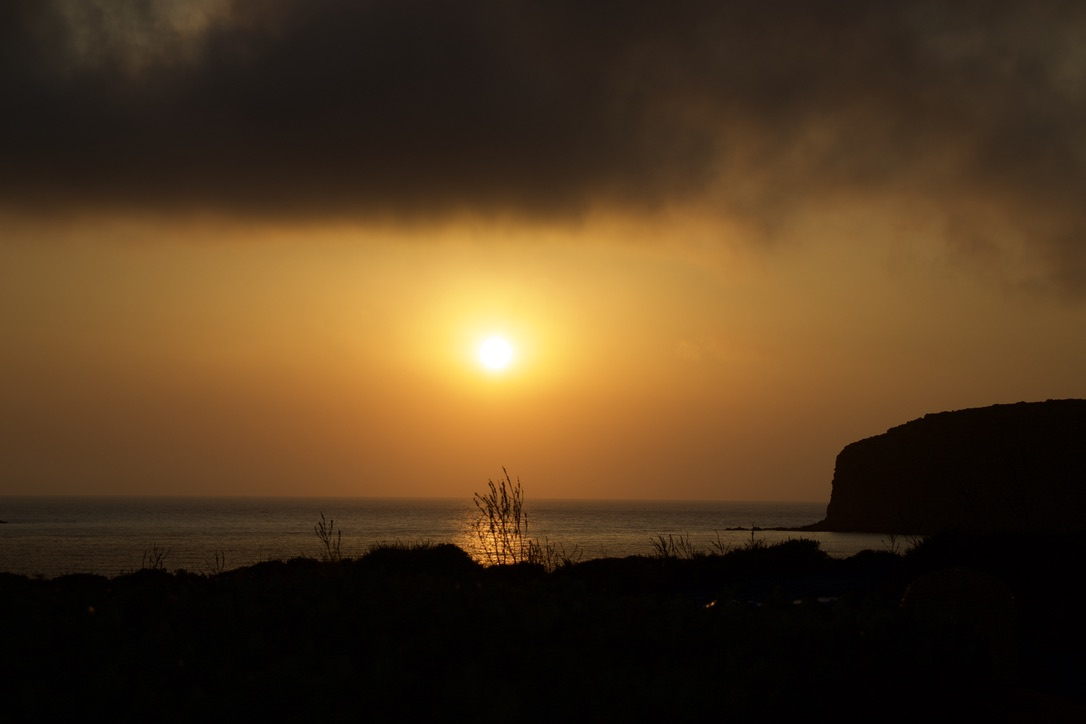
#> input picture Master 2/Computer_Vision/my_image.jpg, 1086 x 724 px
$ jupyter execute --allow-errors what_is_a_pixel.ipynb
#> lines starting #> are read from the running program, lines starting #| are printed output that depends on the picture; after the words box and inside, x2 and y2 are one past the last pixel; in counts of white or black regions, pixels touching at a corner belong together
# What is a pixel?
Exploring images as arrays of numbers with OpenCV.

**Setup** (once, in the VS Code terminal, with the same interpreter as the notebook):<br>
`python -m pip install opencv-python matplotlib`

[cell 1]
import cv2
import matplotlib.pyplot as plt

## 1. Load an image and inspect it

[cell 2]
img = cv2.imread('my_image.jpg')            # an image = an array of numbers
#> img is the input picture: shape (724, 1086, 3); mean B, G, R 30.5, 57.1, 79.9
print(type(img))                            # numpy.ndarray
#| <class 'numpy.ndarray'>
print(img.shape, img.dtype, img.min(), img.max())
#| (724, 1086, 3) uint8 0 255
print(img[100, 200])                        # one pixel = 3 values [B, G, R]
#| [24 28 33]

### • What does cv2.imread return? What is its shape, dtype, min/max values?

`cv2.imread` returns a **NumPy array** (`numpy.ndarray`), or `None` if the file cannot be read (no error is raised).

Output: `(724, 1086, 3) uint8 0 255`

**`(724, 1086, 3)`**: the image is loaded as a 3D array: 724 rows × 1086 columns, and each pixel has 3 channels (B, G, R), so it is stored as a colour image.<br>
Note: `cv2.imread` loads every image with 3 channels by default, even a grayscale one.

**`uint8`**: each value is an 8-bit integer.

**`0 255`** (min, max): the image uses the full possible range, from pure black to maximum intensity.

### • What does uint8 mean?

`uint8` stands for *unsigned integer on 8 bits*:

- **integer**: whole numbers only (24, 28, 33…, never 24.5)
- **unsigned**: no negative numbers
- **8 bits**: each value is stored in 8 binary digits (0 or 1), i.e. 1 byte. 8 bits give 2⁸ = 256 combinations, hence values from 0 to 255.

`00000000` = 0 (black)<br>
`00011000` = 24 (our pixel, blue channel)<br>
`11111111` = 255 (maximum intensity)

**Practical consequences:**

- **Memory**: the image takes 724 × 1086 × 3 ≈ 2.4 million bytes, i.e. about 2.4 MB in memory.
- **Overflow**: 255 + 1 does not give 256 but 0, because the counter wraps around. This is why `cv2.add()`, which caps values at 255, is used to brighten an image.

[cell 3]
import numpy as np
print(np.uint8(255) + np.uint8(1))                          # 0   -> overflow
print(cv2.add(np.array([[255]], np.uint8), np.array([[1]], np.uint8))[0, 0])   # 255 -> saturation

### • What does (H, W, 3) mean?

Standard notation for the shape of a colour image:

- **H** = **Height**, the number of rows of pixels (724 here)
- **W** = **Width**, the number of columns of pixels (1086 here)
- **3** = the number of **channels**: three intensity values per pixel (B, G, R in OpenCV)

Height comes first because arrays are indexed row by row: `img[y, x]` = `img[row, column]`.<br>
A grayscale image has only one value per pixel, so its shape is just `(H, W)`.

[cell 4]
H, W, C = img.shape
#> H = 724; W = 1086; C = 3
print(f"Height = {H}, Width = {W}, Channels = {C}, Pixels = {H * W:,}")
#| Height = 724, Width = 1086, Channels = 3, Pixels = 786,264

### • In what order does OpenCV store channels?

OpenCV stores colour channels in **BGR** order (Blue, Green, Red), not RGB.<br>
For our pixel `[24 28 33]`: B = 24, G = 28, R = 33.

Consequence: before displaying an OpenCV image with matplotlib (which expects RGB), it must be converted with `cv2.cvtColor(img, cv2.COLOR_BGR2RGB)`; otherwise red and blue are swapped.

Sources: OpenCV tutorial [Basic Operations on Images](https://docs.opencv.org/4.x/d3/df2/tutorial_py_basic_ops.html) · API reference [imgcodecs](https://docs.opencv.org/4.x/d4/da8/group__imgcodecs.html)

[cell 5]
fig, ax = plt.subplots(1, 2, figsize=(12, 4))
ax[0].imshow(img);                                  ax[0].set_title("Displayed as is (BGR read as RGB)")
ax[1].imshow(cv2.cvtColor(img, cv2.COLOR_BGR2RGB)); ax[1].set_title("Converted to RGB")
for a in ax: a.axis("off")
plt.show()
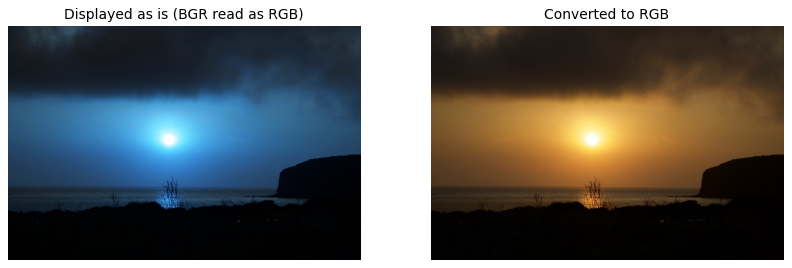
#> figure drawn by matplotlib, 2 panels; B, G, R data is drawn as R, G, B

## 2. Access a single pixel

### • How to access pixel (100, 200)? What does it contain?

**Access:** `img[100, 200]`, indexed as `img[row, column]` = `img[y, x]`: row 100 (from the top), column 200 (from the left). Indexing starts at 0.

**Content:** `[24 28 33]`, an array of 3 `uint8` values in **BGR** order:
- B = 24
- G = 28
- R = 33

Low and similar values on all three channels → a very dark grey, almost black, with a slight red tint.

A single channel can be read directly: `img[100, 200, 2]` → 33 (red).

Watch the order: `img[100, 200]` is the point (x = 200, y = 100). OpenCV drawing functions such as `cv2.circle` take coordinates as `(x, y)`.

[cell 6]
px = img[100, 200]
#> px = [24, 28, 33]
b, g, r = px
#> b = 24; g = 28; r = 33
print(px, "-> B =", b, " G =", g, " R =", r)
#| [24 28 33] -> B = 24  G = 28  R = 33
print("Red channel only:", img[100, 200, 2])
#| Red channel only: 33

## 3. See the pixels

Zoom on a 20 × 20 pixel area. `interpolation="nearest"` keeps each pixel as a crisp square: each square = one pixel = one colour.

In a notebook, use `plt.imshow` rather than `cv2.imshow`: `cv2.imshow` opens a separate window and `cv2.waitKey(0)` freezes the cell until a key is pressed in that window.

[cell 7]
zone = img[90:110, 190:210]
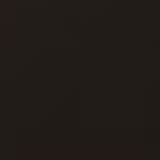
#> zone: shape (20, 20, 3) (shown 8 times larger); mean B, G, R 24, 27.9, 33.2
plt.imshow(cv2.cvtColor(zone, cv2.COLOR_BGR2RGB), interpolation="nearest")
plt.title("20 x 20 pixels around (100, 200)")
plt.show()

## 4. Modify pixels

Modifying a pixel = changing its 3 numbers. A single pixel out of ~786,000 is invisible at full size, so we colour a small area to see the change.

[cell 8]
mod = img.copy()
mod[100, 200] = [0, 0, 255]           # one pixel -> pure red (B=0, G=0, R=255)
#> mod: shape (724, 1086, 3); under 0.01% of pixels changed, all inside (x1, y1, x2, y2) = (200, 100, 201, 101)
mod[90:110, 190:210] = [0, 0, 255]    # a 20 x 20 area -> visible
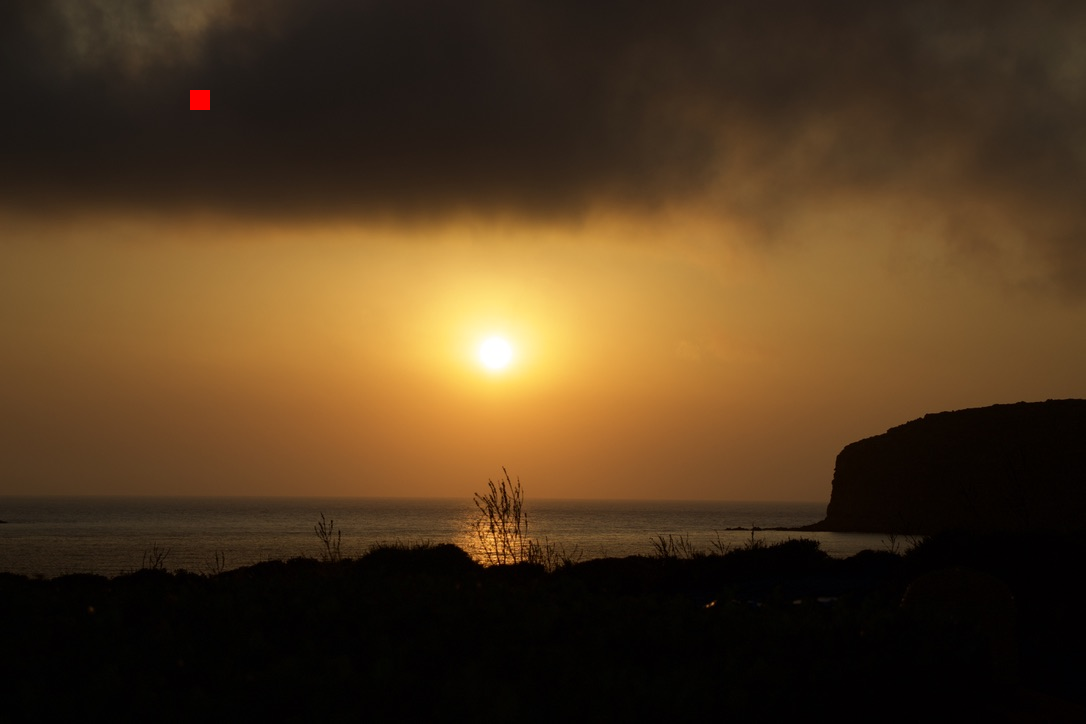
#> mod: shape (724, 1086, 3); mean B, G, R 30.5, 57.1, 80
plt.imshow(cv2.cvtColor(mod, cv2.COLOR_BGR2RGB))
plt.title("Red square around pixel (100, 200)")
plt.axis("off")
plt.show()

## Conclusion

A pixel is a sample of light, stored as 1 number (grayscale) or 3 numbers (B, G, R) between 0 and 255, at a position (row, column) in an array. All image analysis, including motion detection, comes down to computations on these arrays.

#> (a cell that did not finish here is left out)

[cell 10]
fig, ax = plt.subplots(1, 3, figsize=(12, 4))
ax[0].imshow(img);
ax[1].imshow(cv2.cvtColor(img, cv2.COLOR_BGR2RGB)); ax[1].set_title("Converted to RGB")
# and now in gray
ax[2].imshow(cv2.cvtColor(img, cv2.COLOR_BGR2GRAY), cmap="gray"); ax[2].set_title("Converted to Grayscale")
for a in ax: a.axis("off")
plt.show()
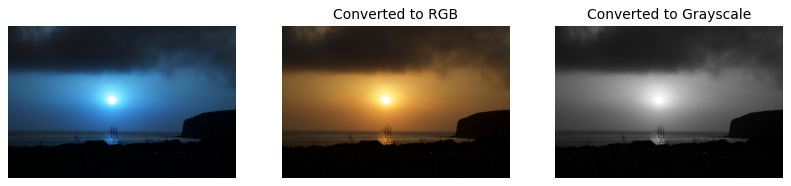
#> figure drawn by matplotlib, 3 panels; B, G, R data is drawn as R, G, B

$ run again, with Master 2/Computer_Vision/peppers.png saved as Master 2/Computer_Vision/my_image.jpg
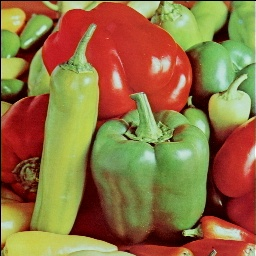
#> input picture Master 2/Computer_Vision/peppers.png, 256 x 256 px
#> img is the input picture: shape (256, 256, 3); mean B, G, R 64.8, 113.1, 144.3
#| <class 'numpy.ndarray'>
#| (256, 256, 3) uint8 0 255
#| [ 0  0 31]
#| Height = 256, Width = 256, Channels = 3, Pixels = 65,536
#> `plt.show()`:
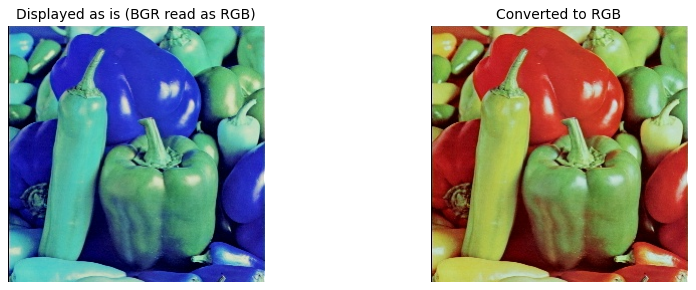
#> figure drawn by matplotlib, 2 panels; B, G, R data is drawn as R, G, B
#> px = [0, 0, 31]
#> b = 0; r = 31
#| [ 0  0 31] -> B = 0  G = 0  R = 31
#| Red channel only: 31
#> `plt.show()`:
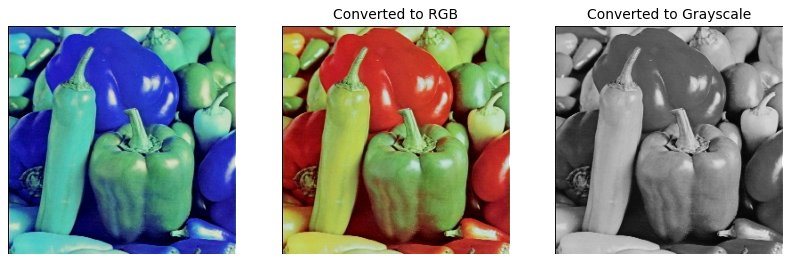
#> figure drawn by matplotlib, 3 panels; B, G, R data is drawn as R, G, B
